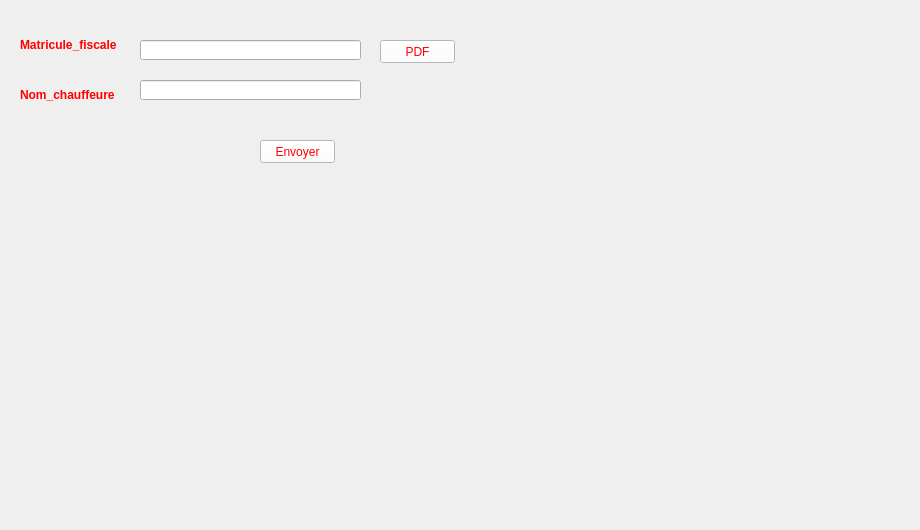
    <widget class="QWidget" name="tab_8">
     <attribute name="title">
      <string>chauffeure</string>
     </attribute>
     <widget class="QLabel" name="label_24">
      <property name="geometry">
       <rect>
        <x>-220</x>
        <y>-60</y>
        <width>911</width>
        <height>521</height>
       </rect>
      </property>
      <property name="text">
       <string/>
      </property>
      <property name="pixmap">
       <pixmap>../../Desktop/interfaces/a89f7c_d71825d227b34b388894e8a096978459_mv2.jpg</pixmap>
      </property>
     </widget>
     <widget class="QLineEdit" name="lineEdit_matricule_2">
      <property name="geometry">
       <rect>
        <x>140</x>
        <y>40</y>
        <width>221</width>
        <height>20</height>
       </rect>
      </property>
     </widget>
     <widget class="QLabel" name="label_53">
      <property name="geometry">
       <rect>
        <x>20</x>
        <y>30</y>
        <width>101</width>
        <height>31</height>
       </rect>
      </property>
      <property name="text">
       <string>&lt;html&gt;&lt;head/&gt;&lt;body&gt;&lt;p&gt;&lt;span style=&quot; font-weight:600; color:#ff0000;&quot;&gt;Matricule_fiscale&lt;/span&gt;&lt;/p&gt;&lt;/body&gt;&lt;/html&gt;</string>
      </property>
     </widget>
     <widget class="QPushButton" name="pb_ajouter_client_f_2">
      <property name="geometry">
       <rect>
        <x>260</x>
        <y>140</y>
        <width>75</width>
        <height>23</height>
       </rect>
      </property>
      <property name="styleSheet">
       <string notr="true">QPushButton { color: red; background-color: white }</string>
      </property>
      <property name="text">
       <string>Envoyer</string>
      </property>
     </widget>
     <widget class="QLabel" name="label_54">
      <property name="geometry">
       <rect>
        <x>20</x>
        <y>80</y>
        <width>101</width>
        <height>31</height>
       </rect>
      </property>
      <property name="text">
       <string>&lt;html&gt;&lt;head/&gt;&lt;body&gt;&lt;p&gt;&lt;span style=&quot; font-weight:600; color:#ff0000;&quot;&gt;Nom_chauffeure&lt;/span&gt;&lt;/p&gt;&lt;/body&gt;&lt;/html&gt;</string>
      </property>
     </widget>
     <widget class="QLineEdit" name="lineEdit_matricule_3">
      <property name="geometry">
       <rect>
        <x>140</x>
        <y>80</y>
        <width>221</width>
        <height>20</height>
       </rect>
      </property>
     </widget>
     <widget class="QPushButton" name="pb_ajouter_client_f_3">
      <property name="geometry">
       <rect>
        <x>380</x>
        <y>40</y>
        <width>75</width>
        <height>23</height>
       </rect>
      </property>
      <property name="styleSheet">
       <string notr="true">QPushButton { color: red; background-color: white }</string>
      </property>
      <property name="text">
       <string>PDF</string>
      </property>
     </widget>
    </widget>
